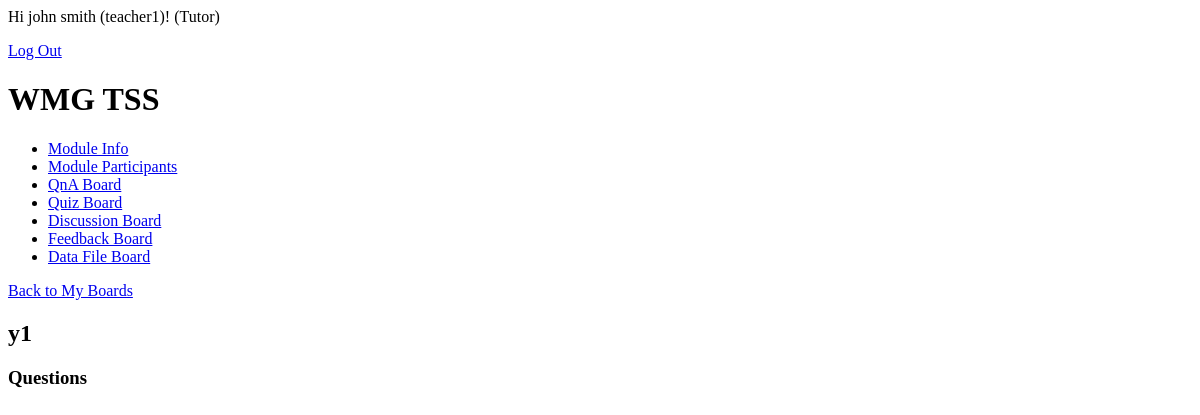
Before: /boards/y1 (signed in) with the older database file.
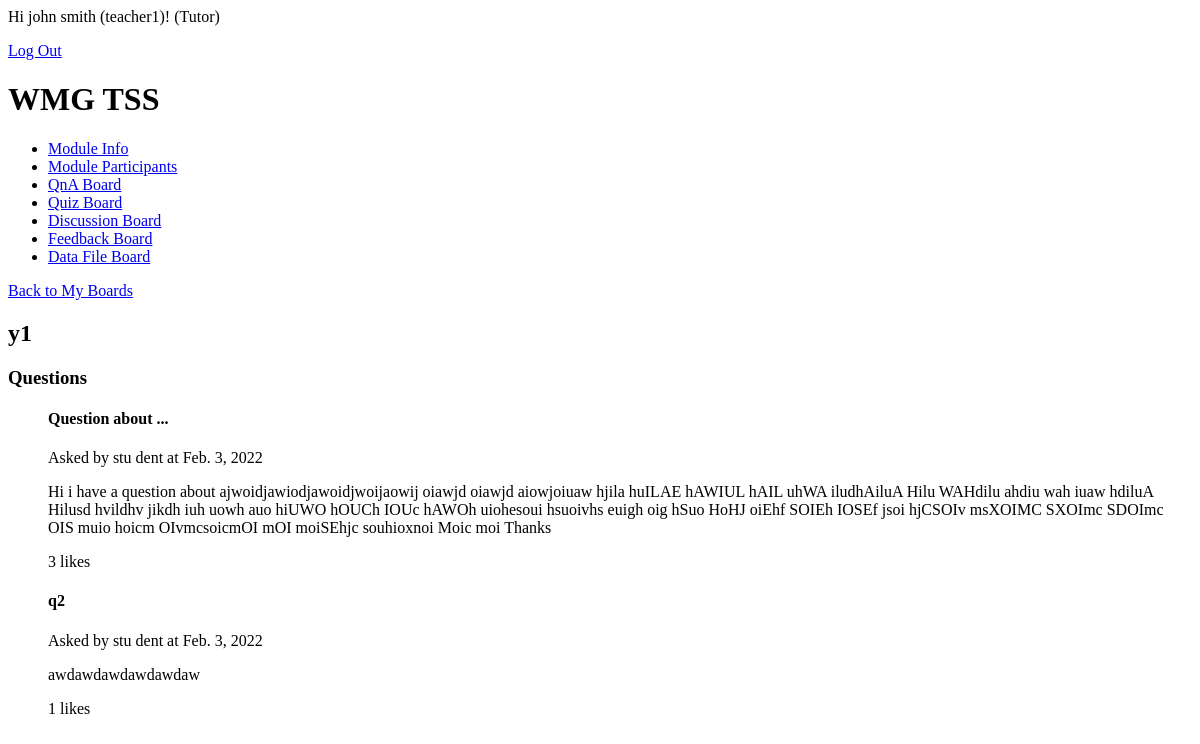
After: the same page with the newer database file.
### QnA/models.py (models this page shows, shortened)
class Profile(models.Model):
    user = models.OneToOneField(User, on_delete=models.CASCADE, related_name="profile")
    university_id = models.CharField(max_length=20, blank=True)
    location = models.CharField(max_length=30, blank=True)
    birth_date = models.DateField(null=True, blank=True)
    courses = models.ManyToManyField(Course, blank=True)
    def full_name(self):
        return f'{self.user.first_name} {self.user.last_name}'
    def profile_type(self):
        if hasattr(self, 'student'):
            return self.student.__class__.__name__
        elif hasattr(self, 'tutor'):
            return self.tutor.__class__.__name__
        else:
            return self.__class__.__name__

class Board(models.Model):
    course = models.ForeignKey(Course, on_delete=models.CASCADE)
    name = models.CharField(max_length=99, blank=True)
    owner = models.ForeignKey(Tutor, on_delete=models.CASCADE, related_name="owned_by_tutor", blank=True)
    tutors = models.ManyToManyField(Tutor, related_name="viewable_by_tutor")
    viewers = models.ManyToManyField(Profile, related_name="viewable_by")
    slug = models.SlugField(null=False, unique=True)
    def get_all_questions(self):
        return self.posted_on_board.filter()

class Question(models.Model):
    board = models.ForeignKey(Board, on_delete=models.CASCADE, related_name="posted_on_board")
    submitted_by = models.ForeignKey(Profile, on_delete=models.CASCADE, blank=True)
    title = models.CharField(max_length=99)
    body = models.TextField(max_length=999)
    likes = models.IntegerField(default=0)
    submit_date = models.DateField(auto_now_add=True)
    answered = models.BooleanField(default=False)

### QnA/views.py (the view)
# urls.py: path('boards/<slug:slug>', views.BoardView.as_view(), name='board_detail')
class BoardView(DetailView):
    model = Board
    template_name = 'QnA/board_detail.html'

### QnA/templates/QnA/board_detail.html (shortened to what this page needs)
{% extends "QnA/base.html" %}
{% block content %}
    <a href="/">Back to My Boards</a>
    <div>
        <h2>
            {{ board.name }}
        </h2>
    </div>
    <h3>Questions</h3>
    <ul>
        {% for question in board.get_all_questions %}
            {% if request.user.profile.profile_type == 'Tutor' or request.user.profile.profile_type == 'Student' and question.answered %}
                <h4>{{ question.title }}</h4>
                <p>Asked by {{ question.submitted_by.user.first_name }} {{ question.submitted_by.user.last_name }} at {{ question.submit_date }}</p>
                <p>{{ question.body }}</p>
                <p>{{ question.likes }} likes</p>
            {% endif %}
        {% endfor %}
    </ul>
{% endblock content %}

### QnA/templates/QnA/base.html (shortened to what this page needs)
<!DOCTYPE html>
<html lang="en">
<link rel="stylesheet" href="">
<body>
{% include 'QnA/includes/header.html' %}
<h1>WMG TSS</h1>
{% include 'QnA/includes/sidebar.html' %}
{% block content %}{% endblock %}
</body>
</html>

### QnA/templates/QnA/includes/header.html
<div class="header">
    {% if user.is_authenticated %}
    Hi {{ user.profile.full_name }} ({{ user.username }})! ({{ user.profile.profile_type }})
    <p><a href="{% url 'logout' %}">Log Out</a></p>
    {% else %}
    <p>You are not logged in</p>
    <a href="{% url 'login' %}">Log In</a>
    {% endif %}
</div>

### QnA/templates/QnA/includes/sidebar.html
<nav ckass="sidebar">
    <ul>
        <li><a href="#">Module Info</a></li>
        <li><a href="#">Module Participants</a></li>
        <li><a href="#">QnA Board</a></li>
        <li><a href="#">Quiz Board</a></li>
        <li><a href="#">Discussion Board</a></li>
        <li><a href="#">Feedback Board</a></li>
        <li><a href="#">Data File Board</a></li>
    </ul>
</nav>

Changed rows visible on the page:
added Question: title "Question about ...", submitted_by.user.first_name "stu", submitted_by.user.last_name "dent", submit_date "Feb. 3, 2022", body "Hi i have a question about ajwoidjawiodjawoidjwoijaowij oiawjd oiawjd aiowjoiuaw hjila huILAE hAWIUL hAIL uhWA iludhAiluA Hilu WAHdilu ahdiu wah iuaw hdiluA Hilusd hvildhv jikdh iuh uowh auo hiUWO hOUCh IOUc hAWOh uiohesoui hsuoivhs euigh oig hSuo HoHJ oiEhf SOIEh IOSEf jsoi hjCSOIv msXOIMC SXOImc SDOImc OIS muio hoicm OIvmcsoicmOI mOI moiSEhjc souhioxnoi Moic moi Thanks", likes "3"
added Question: title "q2", submitted_by.user.first_name "stu", submitted_by.user.last_name "dent", submit_date "Feb. 3, 2022", body "awdawdawdawdawdaw", likes "1"
